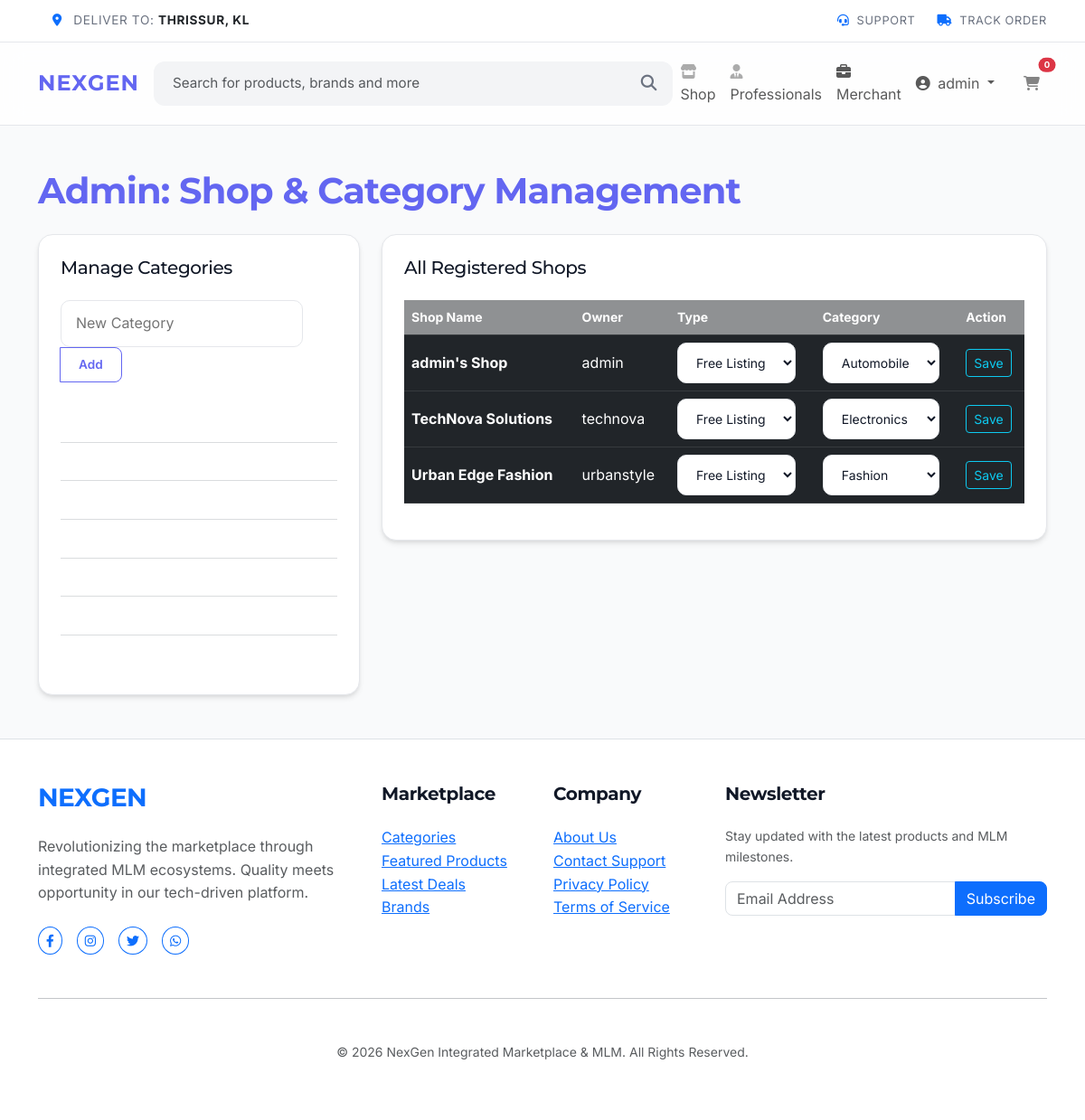
The page /admin/manage_shops.php (signed in) on the database its author committed.
### tables this page shows
CREATE TABLE shops (
    id INTEGER PRIMARY KEY AUTOINCREMENT,
    owner_id INTEGER NOT NULL,
    name TEXT NOT NULL,
    description TEXT,
    logo TEXT,
    wallpaper TEXT,
    meta_keywords TEXT,
    og_title TEXT,
    og_description TEXT,
    locality TEXT,
    category TEXT,
    created_at DATETIME DEFAULT CURRENT_TIMESTAMP, type TEXT CHECK(type IN ('privilege', 'classic', 'free_listing')) DEFAULT 'free_listing', social_links TEXT, address TEXT, city TEXT, district TEXT, pincode TEXT,
    FOREIGN KEY (owner_id) REFERENCES users(id)
);

CREATE TABLE "users" (
    id INTEGER PRIMARY KEY AUTOINCREMENT,
    username TEXT NOT NULL UNIQUE,
    password TEXT NOT NULL,
    email TEXT NOT NULL UNIQUE,
    role TEXT CHECK(role IN ('admin', 'shop_owner', 'member', 'agent')) DEFAULT 'member',
    referrer_id INTEGER,
    level INTEGER DEFAULT 1,
    rebirth_count INTEGER DEFAULT 0,
    created_at DATETIME DEFAULT CURRENT_TIMESTAMP,
    mobile TEXT,
    customer_id TEXT,
    FOREIGN KEY (referrer_id) REFERENCES users_new(id)
);

CREATE TABLE shop_categories (id INTEGER PRIMARY KEY AUTOINCREMENT, name TEXT NOT NULL UNIQUE, parent_id INTEGER DEFAULT NULL);

### includes/config.php (called while the page is built, shortened)
<?php
function e($text) {
    return htmlspecialchars($text ?? '', ENT_QUOTES, 'UTF-8');
}
?>

### admin/manage_shops.php (the view, shortened to what this page needs)
<?php
require_once '../includes/config.php';
$shops = $pdo->query("SELECT s.*, u.username as owner_name FROM shops s JOIN users u ON s.owner_id = u.id ORDER BY s.created_at DESC")->fetchAll();
$categories = $pdo->query("SELECT * FROM shop_categories ORDER BY name ASC")->fetchAll();
include '../includes/header.php';
?>
<div class="container my-5">
    <div class="d-flex justify-content-between align-items-center mb-4">
        <h1 class="neon-text m-0">Admin: Shop & Category Management</h1>
    </div>
    <div class="row g-4">
        <div class="col-lg-4">
            <div class="glass-card p-4">
                <h3 class="h5 mb-4">Manage Categories</h3>
                <form method="POST" class="mb-4">
                    <div class="input-group">
                        <input type="text" name="cat_name" class="glass-input" placeholder="New Category" required>
                        <button type="submit" name="add_category" class="neon-button-sm">Add</button>
                    </div>
                </form>
                <div class="list-group list-group-flush bg-transparent">
                    <?php foreach($categories as $cat): ?>
                        <div class="list-group-item bg-transparent text-white border-secondary border-opacity-25 py-2">
                        </div>
                    <?php endforeach; ?>
                </div>
            </div>
        </div>
        <div class="col-lg-8">
            <div class="glass-card p-4">
                <h3 class="h5 mb-4">All Registered Shops</h3>
                <div class="table-responsive">
                    <table class="table table-dark table-hover align-middle">
                        <thead>
                            <tr class="small opacity-50">
                                <th>Shop Name</th>
                                <th>Owner</th>
                                <th>Type</th>
                                <th>Category</th>
                                <th>Action</th>
                            </tr>
                        </thead>
                        <tbody>
                            <?php foreach($shops as $s): ?>
                            <tr>
                                <td><strong><?php echo e($s['name']); ?></strong></td>
                                <td><?php echo e($s['owner_name']); ?></td>
                                <form method="POST">
                                    <td>
                                        <select name="shop_type" class="glass-input p-1 small">
                                            <option value="free_listing" <?php echo $s['type'] === 'free_listing' ? 'selected' : ''; ?>>Free Listing</option>
                                        </select>
                                    </td>
                                    <td>
                                        <select name="shop_category" class="glass-input p-1 small">
                                            <?php foreach($categories as $cat): ?>
                                                <option value="<?php echo e($cat['name']); ?>" <?php echo $s['category'] === $cat['name'] ? 'selected' : ''; ?>><?php echo e($cat['name']); ?></option>
                                            <?php endforeach; ?>
                                        </select>
                                    </td>
                                    <td>
                                        <button type="submit" name="update_shop" class="btn btn-sm btn-outline-info">Save</button>
                                    </td>
                                </form>
                            </tr>
                            <?php endforeach; ?>
                        </tbody>
                    </table>
                </div>
            </div>
        </div>
    </div>
</div>
<?php include '../includes/footer.php'; ?>

### assets/css/style.css (style rules this page uses)
:root { --primary-color: #6366f1; --accent-color: #818cf8; --body-bg: #f9fafb; --card-bg: #ffffff; --text-main: #111827; --text-muted: #6b7280; --border-color: #e5e7eb; --card-shadow: 0 4px 6px -1px rgba(0, 0, 0, 0.1), 0 2px 4px -1px rgba(0, 0, 0, 0.06); --transition: all 0.3s cubic-bezier(0.4, 0, 0.2, 1); --border-radius: 16px; }
body { background-color: var(--body-bg); color: var(--text-main); font-family: 'Inter', sans-serif; line-height: 1.6; overflow-x: hidden; }
h1, h2, h3, h4, h5, .navbar-brand { font-family: 'Montserrat', sans-serif; font-weight: 700; letter-spacing: -0.02em; }
.glass-card { background: var(--card-bg); border: 1px solid var(--border-color); border-radius: var(--border-radius); box-shadow: var(--card-shadow); transition: var(--transition); }
.neon-text { color: var(--primary-color); }
.glass-input { background: #ffffff !important; border: 1px solid var(--border-color) !important; color: var(--text-main) !important; padding: 0.75rem 1rem !important; border-radius: 10px !important; transition: var(--transition); }
.neon-button-sm { background: transparent; border: 1.5px solid var(--primary-color); color: var(--primary-color); border-radius: 8px; padding: 0.5rem 1.25rem; font-size: 0.85rem; font-weight: 600; transition: var(--transition); }

### rows shown on the page
shops: name "admin's Shop", owner.username "admin", shop_type "Free Listing"
shops: name "TechNova Solutions", owner.username "technova", shop_type "Free Listing", shop_category "Electronics"
shops: name "Urban Edge Fashion", owner.username "urbanstyle", shop_type "Free Listing", shop_category "Fashion"

### other values the page prints
$_SESSION['username'] "admin"
form field shop_category "Automobile"
